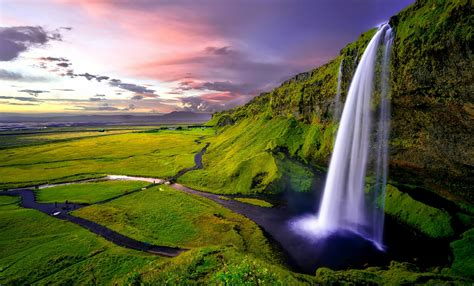
#> input picture InputImage1.jpg, 474 x 286 px
$ python image_to_hex.py
#> lines starting #> are read from the running program, lines starting #| are printed output that depends on the picture
import cv2
import binascii

# Step 1: Load image as COLOR, then convert to GRAYSCALE
image_color = cv2.imread('InputImage1.jpg')  # Load as BGR color
#> image_color is the input picture: shape (286, 474, 3); mean B, G, R 75.9, 101.3, 102.9
gray_image = cv2.cvtColor(image_color, cv2.COLOR_BGR2GRAY)  # Convert to grayscale (1 byte/pixel)
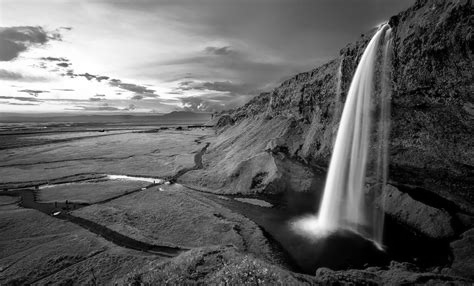
#> gray_image: shape (286, 474); min 0, max 255, mean 98.9

print(f"Original color: {image_color.shape[:2]}")
#| Original color: (286, 474)

# Step 2: Resize grayscale image (FPGA-friendly size)
TARGET_WIDTH = 64
TARGET_HEIGHT = 64
resized_gray = cv2.resize(gray_image, (TARGET_WIDTH, TARGET_HEIGHT), interpolation=cv2.INTER_AREA)
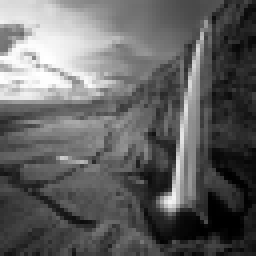
#> resized_gray: shape (64, 64) (shown 4 times larger); min 0, max 255, mean 98.9

print(f"Grayscale resized: {TARGET_WIDTH}x{TARGET_HEIGHT}")

# Step 3: Save resized grayscale image (for visual check)
cv2.imwrite('resized_gray.png', resized_gray)

# Step 4: Convert to bytes (1 byte per pixel = super small!)
pixel_bytes = resized_gray.tobytes()
print(f"Total bytes: {len(pixel_bytes)}")  # 64*64 = 4096 bytes!
#| Total bytes: 4096

# Step 5: Convert to hex string
hex_string = binascii.hexlify(pixel_bytes).decode('utf-8')

# Step 6: Format for Vivado - ONE PIXEL PER LINE (2 hex chars = 1 byte)
formatted_hex = '\n'.join([hex_string[i:i+2] for i in range(0, len(hex_string), 2)])

# Step 7: Save hex file
with open(r'C:\Users\PAUL\Documents\ImageProcessingInter\InputImage1.hex', 'w') as f:
    f.write(formatted_hex)

print("✅ 'InputImage1.hex' ready for Vivado! (1 pixel per line)")
print("First 8 pixels:")
print(formatted_hex.split('\n')[:8])
#| ['dd', 'db', 'd8', 'd8', 'd9', 'd8', 'd8', 'da']
